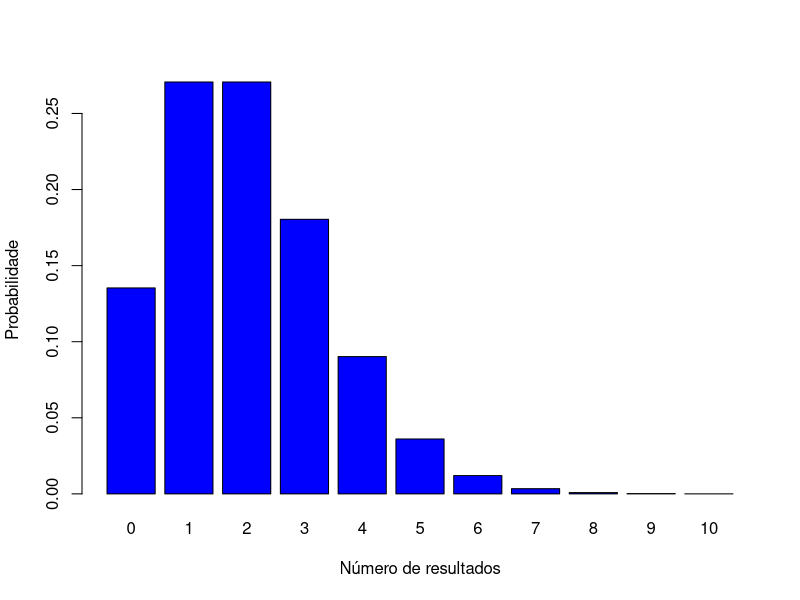

Recreate this plot in R.
## ---- chunk 1
#| echo: true
#| eval: true

dpois(3, 2) # P(X=3)
ppois(3, 2) # P(X≤3)
## ---- chunk 2
#| echo: false
#| eval: true

lambda <- 2
barplot(dpois(0:10, lambda),
        names.arg = 0:10,
        xlab = "Número de resultados",
        ylab = "Probabilidade",
        col = "blue",
        border = "black")
